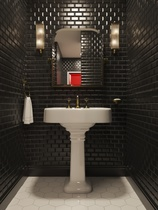
#> input picture 1000X750.jpg, 158 x 210 px, shrunk from 750 x 1000 before the run, found by its file name; the run also reads 1 picture not shown here
$ python watermark_layer_10112023.py
#> lines starting #> are read from the running program, lines starting #| are printed output that depends on the picture
from PIL import Image
import os

# Run 'python -m auto_py_to_exe' in command prompt to create .exe
# https://pillow.readthedocs.io/en/stable/reference/Image.html

print('Datos importantes:')
print(' - Todas las imagenes y el watermark adentro de un folder')
print(' - Todas las imagenes de render tienen que ser .jpg')
print(' - Nombre del watermak tiene que ser: \'MadrigueraWatermark_4000x4000.png\'')
print(' - No puede haber nada mas adentro del folder')
dir_path = input("Copiar/Pegar folder path aqui: ")
#> the answer given: .

def start():
    # Iterate directory
    for image in os.listdir(dir_path):
        # print('dir_pth : ' + dir_path)
        print('Image Name : ' + image)
        if '.jpg' in image and image != 'MadrigueraWatermark_4000x4000.png':

            # Opening the primary image (used in background)
            img1 = Image.open(dir_path + '\\' + image)
#> img1 is the input picture: PIL image 158x210 RGB; mean R, G, B 67.7, 61.2, 53.1
            width, height = img1.size
#> width = 158; height = 210
            print('IMAGE SIZE : ' + str(width) + ', ' + str(height))
#| IMAGE SIZE : 158, 210

            # Opening the secondary image (overlay image)
            img2 = Image.open(dir_path + '\MadrigueraWatermark_4000x4000.png')

            print('Image 2 size: ' + str(img2.size))
#| Image 2 size: (840, 840)
            print('AFTER Image 2 size: ' + str(img2.size))
#| AFTER Image 2 size: (840, 840)

            # Pasting img2 image on top of img1
            img1.paste(img2, box=None, mask = img2)
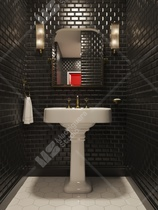
#> img1: PIL image 158x210 RGB; mean R, G, B 69.2, 62.7, 54.7

            # Split 'png' from the file to later insert '_WaterMarked' in between
            pngSplit = image.split('.')

            print(pngSplit)
            # Save Image
            img1.save(dir_path + '\\' + pngSplit[0] + '_WaterMarked.' + pngSplit[1])


start()
